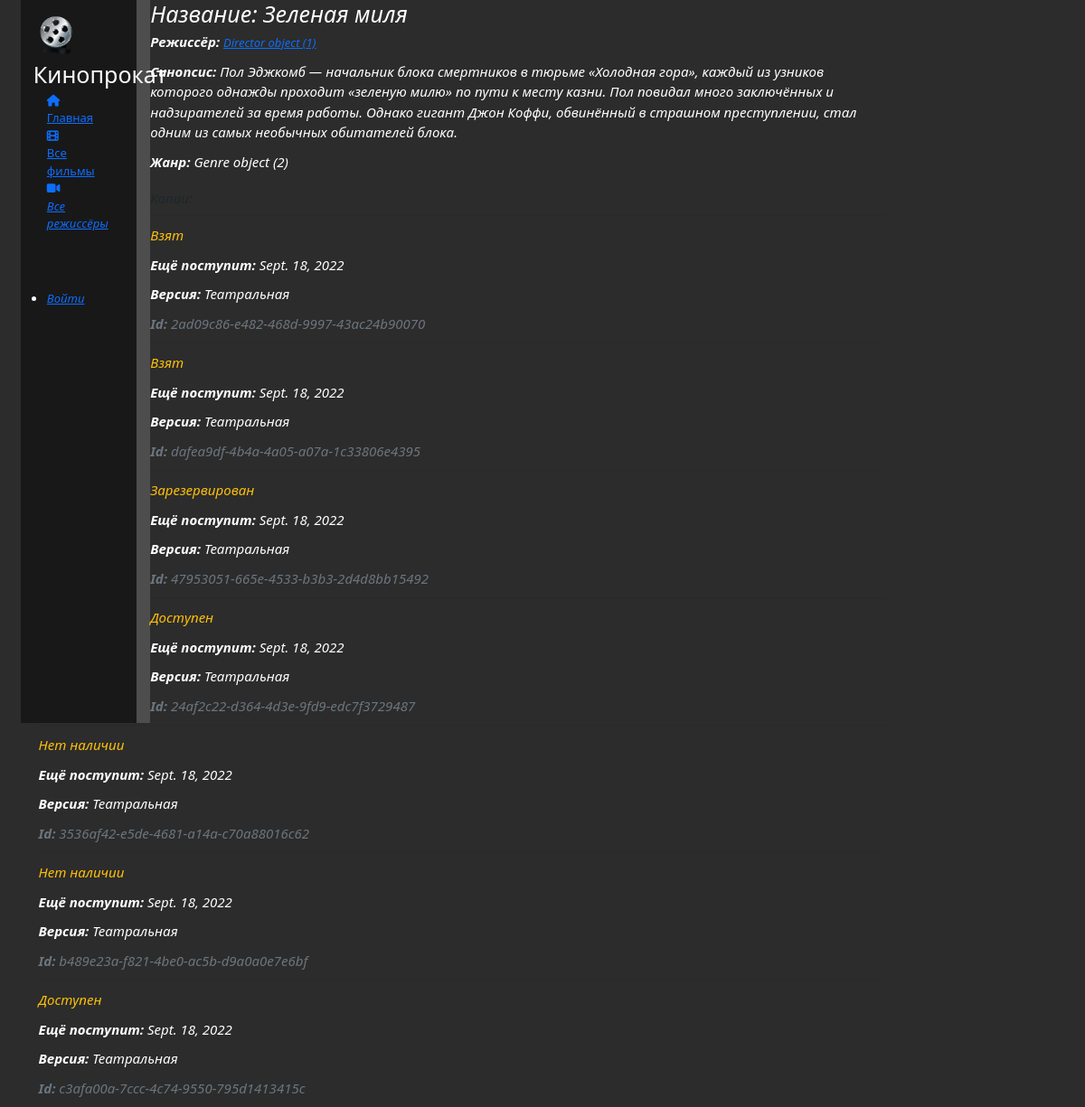
/catalog/movie/5, run on the app's committed database.
### catalog/models.py (models this page shows)
class Movie(models.Model):
    title = models.CharField(max_length=200)
    director = models.ForeignKey('Director', on_delete=models.SET_NULL, null=True)
    synopsis = models.TextField(max_length=1000, help_text="Введите краткое описание фильма:")
    genre = models.ManyToManyField(Genre, help_text="Выберите жанр этого фильма:")

class Director(models.Model):
    first_name = models.CharField(max_length=100)
    last_name = models.CharField(max_length=100)
    date_of_birth = models.DateField(null=True, blank=True)
    date_of_death = models.DateField('Мёртв', null=True, blank=True)

class Genre(models.Model):
    name = models.CharField(max_length=200, help_text="Введите жанр фильма:")

class MovieInstance(models.Model):
    id = models.UUIDField(primary_key=True, default=uuid.uuid4, help_text="Уникальный id для этого конкретного фильма во всём прокате")
    movie = models.ForeignKey('Movie', on_delete=models.SET_NULL, null=True)
    imprint = models.CharField(max_length=200)
    due_back = models.DateField(null=True, blank=True)
    borrower = models.ForeignKey(User, on_delete=models.SET_NULL, null=True, blank=True)
    LOAN_STATUS = (
        ('Н', 'Нет наличии'),
        ('В', 'Взят'),
        ('Д', 'Доступен'),
        ('З', 'Зарезервирован'),
    )
    status = models.CharField(max_length=1, choices=LOAN_STATUS, blank=True, default='Д', help_text='Доступность фильмов')

### catalog/views.py (the view)
# urls.py: re_path(r'^movie/(?P<pk>\d+)$', views.MovieDetailView.as_view(), name='movie-detail'),
class MovieDetailView(generic.DetailView):
    model = Movie
    template_name = 'catalog/movie_detail.html'

### catalog/templates/catalog/movie_detail.html (shortened to what this page needs)
{%  extends "base_generic.html" %}
{%  block content %}
  <h1>Название: {{ movie.title }}</h1>
  <p><strong>Режиссёр:</strong> <a href="">{{ movie.director }}</a></p>
  <p><strong>Синопсис:</strong> {{ movie.synopsis }}</p>
  <p><strong>Жанр:</strong> {% for genre in movie.genre.all %} {{ genre }} {% if not forloop.last %}, {% endif %}{% endfor %}</p>
  <div style="margin-left:20px;margin-top:20px">
    <h4>Копии:</h4>
    {% for copy in movie.movieinstance_set.all %}
    <hr>
    <p class="{% if copy.status == 'a' %}text-success{% elif copy.status == 'd' %}text-danger{% else %}text-warning{% endif %}">{{ copy.get_status_display }}</p>
    {% if copy.status != 'a' %}<p><strong>Ещё поступит:</strong> {{copy.due_back}}</p>{% endif %}
    <p><strong>Версия:</strong> {{copy.imprint}}</p>
    <p class="text-muted"><strong>Id:</strong> {{copy.id}}</p>
    {% endfor %}
  </div>
{% endblock %}

### static/css/catalog.css (style rules this page uses)
body { background: #2c2c2c; background-image:url('3.png'); }
a { font-size: 13px; }
li, p, h2 { font-size: 15px; color: white; }
h1 { color: white; }

### data on the page
Movie: title "Зеленая миля", director "Director object (1)", synopsis "Пол Эджкомб — начальник блока смертников в тюрьме «Холодная гора», каждый из узников которого однажды проходит «зеленую милю» по пути к месту казни. Пол повидал много заключённых и надзирателей за время работы. Однако гигант Джон Коффи, обвинённый в страшном преступлении, стал одним из самых необычных обитателей блока."
Genre: id "Genre object (2)"
MovieInstance: status "Взят", due_back "Sept. 18, 2022", imprint "Театральная", id "2ad09c86-e482-468d-9997-43ac24b90070"
MovieInstance: status "Взят", due_back "Sept. 18, 2022", imprint "Театральная", id "dafea9df-4b4a-4a05-a07a-1c33806e4395"
MovieInstance: status "Зарезервирован", due_back "Sept. 18, 2022", imprint "Театральная", id "47953051-665e-4533-b3b3-2d4d8bb15492"
MovieInstance: status "Доступен", due_back "Sept. 18, 2022", imprint "Театральная", id "24af2c22-d364-4d3e-9fd9-edc7f3729487"
MovieInstance: status "Нет наличии", due_back "Sept. 18, 2022", imprint "Театральная", id "3536af42-e5de-4681-a14a-c70a88016c62"
MovieInstance: status "Нет наличии", due_back "Sept. 18, 2022", imprint "Театральная", id "b489e23a-f821-4be0-ac5b-d9a0a0e7e6bf"
MovieInstance: status "Доступен", due_back "Sept. 18, 2022", imprint "Театральная", id "c3afa00a-7ccc-4c74-9550-795d1413415c"
